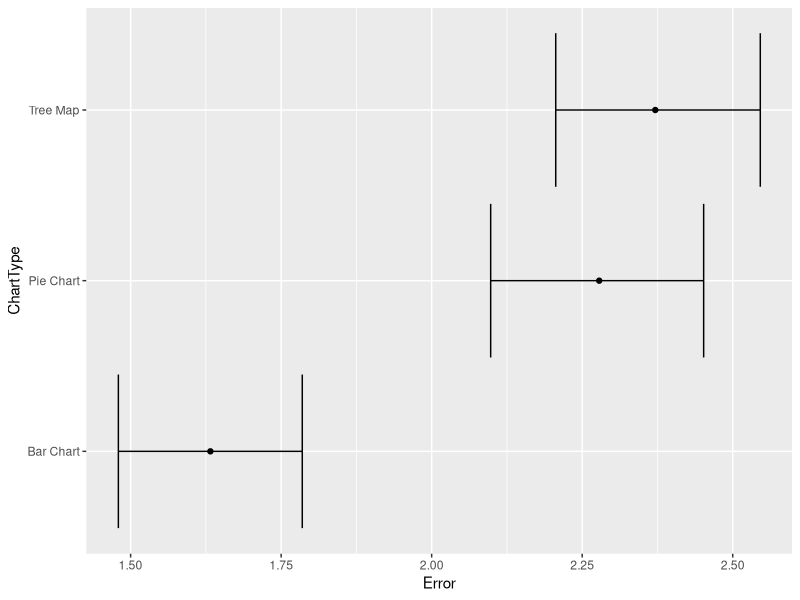

This figure's R source:
library(ggplot2)
library(readr)
library(boot)
library(Hmisc)

a3alldata <- read_csv("Master Datafile.csv", show_col_types = FALSE)

ChartType <- a3alldata$`Chart Type`

Error <- a3alldata$`Error`

ggplot(a3alldata, aes(x = Error, y = ChartType)) + 
  stat_summary(fun.y = mean, geom = "point") +
  stat_summary(fun.data = "mean_cl_boot", conf.int = .99, geom = "errorbar")
